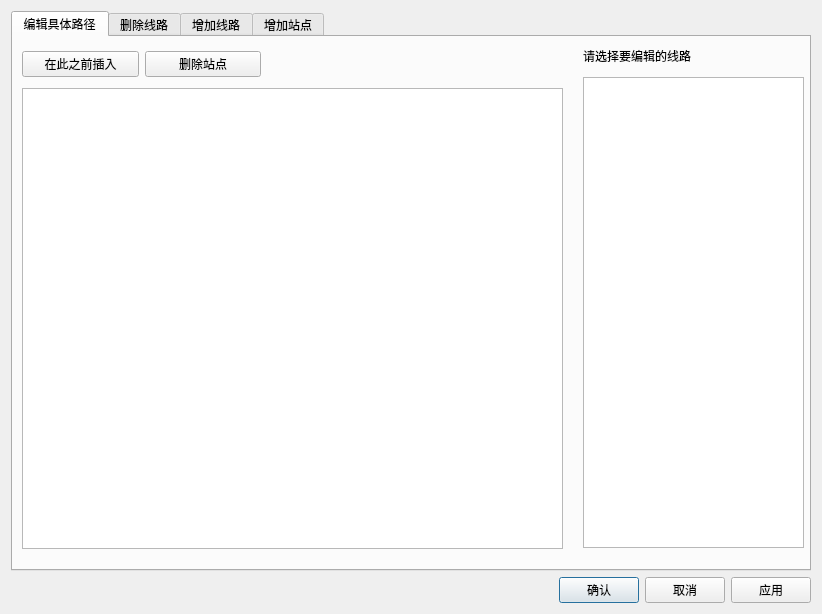
<?xml version="1.0" encoding="UTF-8"?>
<ui version="4.0">
 <class>EditRoutes</class>
 <widget class="QDialog" name="EditRoutes">
  <property name="geometry">
   <rect>
    <x>0</x>
    <y>0</y>
    <width>822</width>
    <height>614</height>
   </rect>
  </property>
  <property name="windowTitle">
   <string>Dialog</string>
  </property>
  <layout class="QGridLayout" name="gridLayout">
   <item row="1" column="0">
    <layout class="QHBoxLayout" name="horizontalLayout_5">
     <item>
      <spacer name="horizontalSpacer">
       <property name="orientation">
        <enum>Qt::Horizontal</enum>
       </property>
       <property name="sizeHint" stdset="0">
        <size>
         <width>40</width>
         <height>20</height>
        </size>
       </property>
      </spacer>
     </item>
     <item>
      <widget class="QPushButton" name="comfirmButton">
       <property name="text">
        <string>确认</string>
       </property>
      </widget>
     </item>
     <item>
      <widget class="QPushButton" name="cancelButton">
       <property name="text">
        <string>取消</string>
       </property>
      </widget>
     </item>
     <item>
      <widget class="QPushButton" name="applyButton">
       <property name="text">
        <string>应用</string>
       </property>
      </widget>
     </item>
    </layout>
   </item>
   <item row="0" column="0">
    <widget class="QTabWidget" name="tabWidget">
     <property name="currentIndex">
      <number>0</number>
     </property>
     <widget class="QWidget" name="tab">
      <attribute name="title">
       <string>编辑具体路径</string>
      </attribute>
      <widget class="QWidget" name="horizontalLayoutWidget">
       <property name="geometry">
        <rect>
         <x>9</x>
         <y>9</y>
         <width>239</width>
         <height>36</height>
        </rect>
       </property>
       <layout class="QHBoxLayout" name="horizontalLayout">
        <item>
         <widget class="QPushButton" name="insertStopButton">
          <property name="text">
           <string>在此之前插入</string>
          </property>
         </widget>
        </item>
        <item>
         <widget class="QPushButton" name="delStopButton">
          <property name="text">
           <string>删除站点</string>
          </property>
         </widget>
        </item>
       </layout>
      </widget>
      <widget class="QListWidget" name="listStops">
       <property name="geometry">
        <rect>
         <x>9</x>
         <y>51</y>
         <width>541</width>
         <height>461</height>
        </rect>
       </property>
      </widget>
      <widget class="QListWidget" name="listRoutes">
       <property name="geometry">
        <rect>
         <x>570</x>
         <y>40</y>
         <width>221</width>
         <height>471</height>
        </rect>
       </property>
      </widget>
      <widget class="QLabel" name="label">
       <property name="geometry">
        <rect>
         <x>570</x>
         <y>10</y>
         <width>162</width>
         <height>18</height>
        </rect>
       </property>
       <property name="text">
        <string>请选择要编辑的线路</string>
       </property>
      </widget>
     </widget>
     <widget class="QWidget" name="tab_2">
      <attribute name="title">
       <string>删除线路</string>
      </attribute>
      <widget class="QListWidget" name="listRoutesTab2">
       <property name="geometry">
        <rect>
         <x>40</x>
         <y>110</y>
         <width>311</width>
         <height>391</height>
        </rect>
       </property>
      </widget>
      <widget class="QPushButton" name="delRouteButton">
       <property name="geometry">
        <rect>
         <x>400</x>
         <y>110</y>
         <width>101</width>
         <height>81</height>
        </rect>
       </property>
       <property name="text">
        <string>删除</string>
       </property>
      </widget>
      <widget class="QLabel" name="label_18">
       <property name="geometry">
        <rect>
         <x>40</x>
         <y>60</y>
         <width>151</width>
         <height>18</height>
        </rect>
       </property>
       <property name="text">
        <string>选择要删除的路线</string>
       </property>
      </widget>
     </widget>
     <widget class="QWidget" name="tab_3">
      <attribute name="title">
       <string>增加线路</string>
      </attribute>
      <widget class="QWidget" name="verticalLayoutWidget_2">
       <property name="geometry">
        <rect>
         <x>380</x>
         <y>70</y>
         <width>291</width>
         <height>61</height>
        </rect>
       </property>
       <layout class="QVBoxLayout" name="verticalLayout_2">
        <property name="sizeConstraint">
         <enum>QLayout::SetMinAndMaxSize</enum>
        </property>
       </layout>
      </widget>
      <widget class="QWidget" name="verticalLayoutWidget_3">
       <property name="geometry">
        <rect>
         <x>680</x>
         <y>70</y>
         <width>114</width>
         <height>80</height>
        </rect>
       </property>
       <layout class="QVBoxLayout" name="verticalLayout_3">
        <item>
         <widget class="QPushButton" name="addStopButton">
          <property name="text">
           <string>+</string>
          </property>
         </widget>
        </item>
        <item>
         <widget class="QPushButton" name="delStopButtonTab3">
          <property name="text">
           <string>-</string>
          </property>
         </widget>
        </item>
       </layout>
      </widget>
      <widget class="QWidget" name="verticalLayoutWidget_4">
       <property name="geometry">
        <rect>
         <x>40</x>
         <y>60</y>
         <width>232</width>
         <height>161</height>
        </rect>
       </property>
       <layout class="QVBoxLayout" name="verticalLayout_4">
        <item>
         <widget class="QLabel" name="label_8">
          <property name="text">
           <string>range(0 - 999)</string>
          </property>
         </widget>
        </item>
        <item>
         <layout class="QHBoxLayout" name="horizontalLayout_6">
          <item>
           <widget class="QLineEdit" name="inputRouteNumberLineEdit"/>
          </item>
          <item>
           <widget class="QLabel" name="label_7">
            <property name="text">
             <string>号线</string>
            </property>
           </widget>
          </item>
         </layout>
        </item>
        <item>
         <spacer name="verticalSpacer">
          <property name="orientation">
           <enum>Qt::Vertical</enum>
          </property>
          <property name="sizeHint" stdset="0">
           <size>
            <width>20</width>
            <height>40</height>
           </size>
          </property>
         </spacer>
        </item>
        <item>
         <widget class="QPushButton" name="comfirmAddRouteButton">
          <property name="text">
           <string>添加</string>
          </property>
         </widget>
        </item>
       </layout>
      </widget>
      <widget class="QLabel" name="label_17">
       <property name="geometry">
        <rect>
         <x>330</x>
         <y>7</y>
         <width>461</width>
         <height>41</height>
        </rect>
       </property>
       <property name="text">
        <string>点击加号开始添加新路线的第一个站点，按减号回退一格</string>
       </property>
      </widget>
     </widget>
     <widget class="QWidget" name="tab_4">
      <attribute name="title">
       <string>增加站点</string>
      </attribute>
      <widget class="QPushButton" name="createStopButton">
       <property name="geometry">
        <rect>
         <x>520</x>
         <y>170</y>
         <width>111</width>
         <height>81</height>
        </rect>
       </property>
       <property name="text">
        <string>添加</string>
       </property>
      </widget>
      <widget class="QWidget" name="verticalLayoutWidget">
       <property name="geometry">
        <rect>
         <x>50</x>
         <y>90</y>
         <width>341</width>
         <height>261</height>
        </rect>
       </property>
       <layout class="QVBoxLayout" name="verticalLayout">
        <item>
         <layout class="QHBoxLayout" name="horizontalLayout_4">
          <item>
           <widget class="QLabel" name="label_5">
            <property name="text">
             <string>名称</string>
            </property>
           </widget>
          </item>
          <item>
           <widget class="QLineEdit" name="stopNameLineEdit"/>
          </item>
         </layout>
        </item>
        <item>
         <widget class="QLabel" name="label_2">
          <property name="text">
           <string>在scene上的位置</string>
          </property>
         </widget>
        </item>
        <item>
         <layout class="QHBoxLayout" name="horizontalLayout_2">
          <item>
           <widget class="QLabel" name="label_3">
            <property name="text">
             <string>X:</string>
            </property>
           </widget>
          </item>
          <item>
           <widget class="QLineEdit" name="stopXLineEdit"/>
          </item>
         </layout>
        </item>
        <item>
         <layout class="QHBoxLayout" name="horizontalLayout_3">
          <item>
           <widget class="QLabel" name="label_4">
            <property name="text">
             <string>Y;</string>
            </property>
           </widget>
          </item>
          <item>
           <widget class="QLineEdit" name="stopYLineEdit"/>
          </item>
         </layout>
        </item>
       </layout>
      </widget>
      <widget class="QLabel" name="label_6">
       <property name="geometry">
        <rect>
         <x>70</x>
         <y>450</y>
         <width>381</width>
         <height>18</height>
        </rect>
       </property>
       <property name="text">
        <string>只有在添加完成检查无误之后才可以添加成功</string>
       </property>
      </widget>
     </widget>
    </widget>
   </item>
  </layout>
 </widget>
 <resources/>
 <connections/>
</ui>
